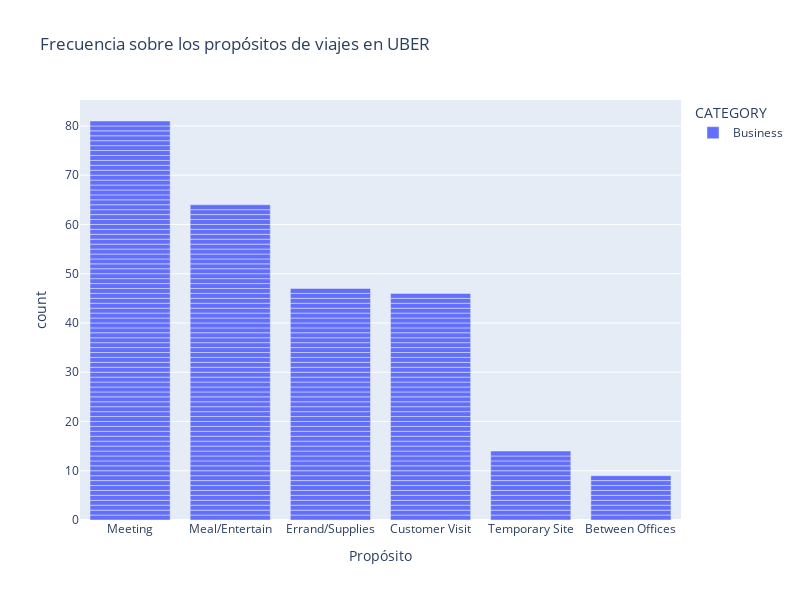

The code cell stored with this chart in its notebook:
### Code cell
import plotly.express as px

# Supongamos que tu DataFrame se llama df

fig = px.bar(df, x="PURPOSE", color="CATEGORY", 
             title="Frecuencia sobre los propósitos de viajes en UBER",
             labels={"PURPOSE": "Propósito", "COUNT": "Frecuencia en miles"},
             category_orders={"PURPOSE": ["Meeting", "Meal/Entertain", "Errand/Supplies", 
                                           "Customer Visit", "Temporary Site", "Between Offices"]},
             height=600, width=800,
             barmode="stack")

fig.show()

### Figure 1 — Plotly figure (JSON) as saved in the notebook; plotly's stock layout.template omitted (floating-point values rounded to 4 significant figures; data arrays with more than 128 entries replaced by an {"elided": "..."} marker saying what was removed)
{"data": [{"alignmentgroup": "True", "hovertemplate": "CATEGORY=Business<br>Propósito=%{x}<br>count=%{y}<extra></extra>", "legendgroup": "Business", "marker": {"color": "#636efa", "pattern": {"shape": ""}}, "name": "Business", "offsetgroup": "Business", "orientation": "v", "showlegend": true, "textposition": "auto", "type": "bar", "x": {"elided": "261 str values"}, "xaxis": "x", "y": {"elided": "261 int values"}, "yaxis": "y"}], "layout": {"barmode": "stack", "height": 600, "legend": {"title": {"text": "CATEGORY"}, "tracegroupgap": 0}, "title": {"text": "Frecuencia sobre los propósitos de viajes en UBER"}, "width": 800, "xaxis": {"anchor": "y", "categoryarray": ["Meeting", "Meal/Entertain", "Errand/Supplies", "Customer Visit", "Temporary Site", "Between Offices"], "categoryorder": "array", "domain": [0, 1], "title": {"text": "Propósito"}}, "yaxis": {"anchor": "x", "domain": [0, 1], "title": {"text": "count"}}}}
